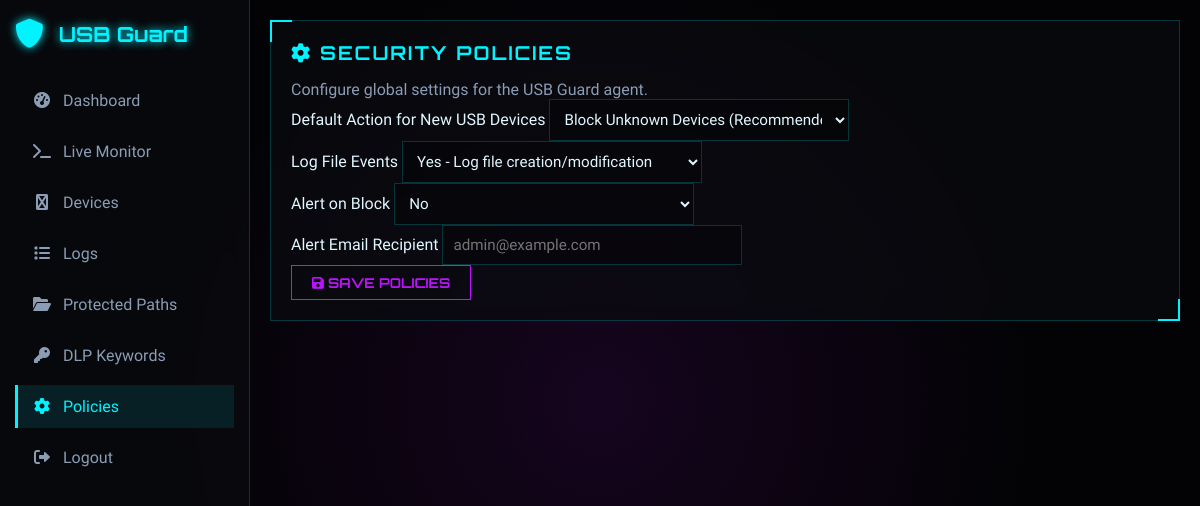
The app's page /policies (signed in) with its own data.
### tables this page shows
CREATE TABLE policies (
        key TEXT PRIMARY KEY,
        value TEXT
    );

### dashboard.py (the view, shortened to what this page needs)
@app.route("/policies", methods=["GET", "POST"])
@login_required
def policies():
    policies_data = get_policies()
    return render_template("policies.html", policies=policies_data)

### dashboard.py (called while the page is built)
@login_manager.user_loader
def load_user(user_id):
    user_data = get_user_by_id(int(user_id))
    if user_data:
        return User(id=user_data['id'], username=user_data['username'])
    return None

### db.py (called while the page is built)
def get_connection():
    conn = sqlite3.connect(DB_PATH, check_same_thread=False)
    conn.row_factory = sqlite3.Row
    return conn

def get_policies() -> Dict[str, str]:
    conn = get_connection()
    cur = conn.cursor()
    cur.execute("SELECT key, value FROM policies;")
    rows = cur.fetchall()
    conn.close()
    return {row["key"]: row["value"] for row in rows}

def get_user_by_id(user_id: int):
    conn = get_connection()
    cur = conn.cursor()
    cur.execute("SELECT * FROM users WHERE id = ?;", (user_id,))
    row = cur.fetchone()
    conn.close()
    return row

### templates/policies.html (shortened to what this page needs)
{% extends "base.html" %}
{% block content %}
<div class="glass-panel">
    <h2><i class="fas fa-cog"></i> Security Policies</h2>
    <p class="text-muted">Configure global settings for the USB Guard agent.</p>
    <form method="POST">
        <div class="mb-4">
            <label class="d-block mb-2">Default Action for New USB Devices</label>
            <select name="default_usb_action" class="form-control">
                <option value="block_unknown" {% if policies.get('default_usb_action')=='block_unknown' %}selected{%
                    endif %}>Block Unknown Devices (Recommended)</option>
            </select>
        </div>
        <div class="mb-4">
            <label class="d-block mb-2">Log File Events</label>
            <select name="log_file_events" class="form-control">
                <option value="true" {% if policies.get('log_file_events')=='true' %}selected{% endif %}>Yes - Log file
                    creation/modification</option>
            </select>
        </div>
        <div class="mb-4">
            <label class="d-block mb-2">Alert on Block</label>
            <select name="alert_on_block" class="form-control">
                <option value="false" {% if policies.get('alert_on_block')=='false' %}selected{% endif %}>No</option>
            </select>
        </div>
        <div class="mb-4">
            <label class="d-block mb-2">Alert Email Recipient</label>
            <input type="email" name="alert_email" class="form-control" value="{{ policies.get('alert_email', '') }}"
                placeholder="admin@example.com">
        </div>
        <button type="submit" class="btn btn-primary"><i class="fas fa-save"></i> Save Policies</button>
    </form>
</div>
{% endblock %}

### templates/base.html (style rules this page uses)
:root { --bg-color: #030305; --panel-bg: rgba(10, 12, 16, 0.7); --text-primary: #e0f7ff; --text-secondary: #8b9db5; --accent-cyan: #00f3ff; --accent-purple: #bc13fe; --glass-border: rgba(0, 243, 255, 0.2); --danger: #ff2a6d; --success: #00ff9d; --warning: #fcee0a; }
* { margin: 0; padding: 0; box-sizing: border-box; }
body { font-family: 'Rajdhani', sans-serif; background-color: var(--bg-color); color: var(--text-primary); background-image: radial-gradient(circle at 50% 50%, rgba(188, 19, 254, 0.1) 0%, transparent 60%), linear-gradient(0deg, rgba(0, 0, 0, 0.2) 0%, transparent 1px), linear-gradient(90deg, rgba(0, 0, 0, 0.2) 0%, transparent 1px); background-size: 100% 100%, 40px 40px, 40px 40px; min-height: 100vh; }
.glass-panel { background: var(--panel-bg); border: 1px solid var(--glass-border); backdrop-filter: blur(12px); padding: 20px; margin-bottom: 20px; position: relative; }
.glass-panel::before { content: ''; position: absolute; top: -1px; left: -1px; width: 20px; height: 20px; border-top: 2px solid var(--accent-cyan); border-left: 2px solid var(--accent-cyan); }
.glass-panel::after { content: ''; position: absolute; bottom: -1px; right: -1px; width: 20px; height: 20px; border-bottom: 2px solid var(--accent-cyan); border-right: 2px solid var(--accent-cyan); }
h2, h3 { font-family: 'Orbitron', sans-serif; color: var(--accent-cyan); margin-bottom: 15px; text-transform: uppercase; letter-spacing: 2px; font-size: 1.2rem; }
.btn { padding: 8px 20px; background: transparent; border: 1px solid var(--accent-cyan); color: var(--accent-cyan); font-family: 'Orbitron', sans-serif; font-weight: 700; text-transform: uppercase; cursor: pointer; transition: 0.3s; text-decoration: none; display: inline-block; position: relative; overflow: hidden; font-size: 0.85rem; }
.btn::before { content: ''; position: absolute; top: 0; left: -100%; width: 100%; height: 100%; background: var(--accent-cyan); transition: 0.3s; z-index: -1; }
.btn-primary { border-color: var(--accent-purple); color: var(--accent-purple); }
.btn-primary::before { background: var(--accent-purple); }
.form-control { background: rgba(0, 0, 0, 0.3); border: 1px solid var(--glass-border); color: var(--text-primary); padding: 10px; font-family: 'Rajdhani', sans-serif; font-size: 0.95rem; width: 100%; max-width: 300px; transition: 0.3s; }
.text-muted { color: var(--text-secondary) !important; }

### records on screen
policies: default_usb_action "Block Unknown Devices (Recommended)"
policies: log_file_events "Yes - Log file creation/modification"
policies: alert_on_block "No"
